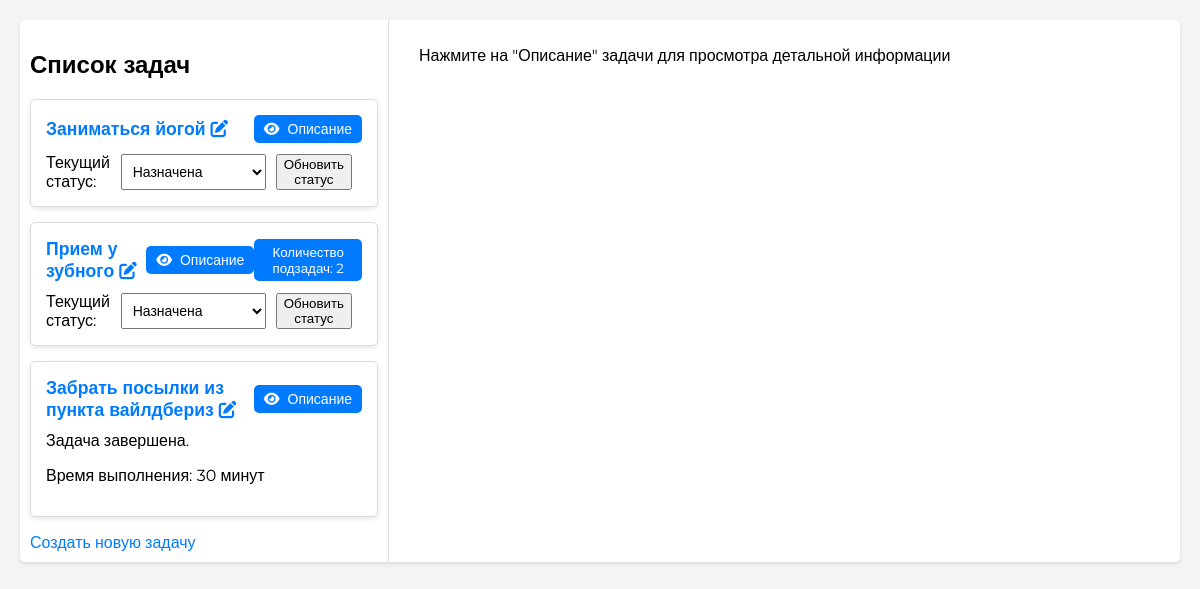
Before: / with the older database file.
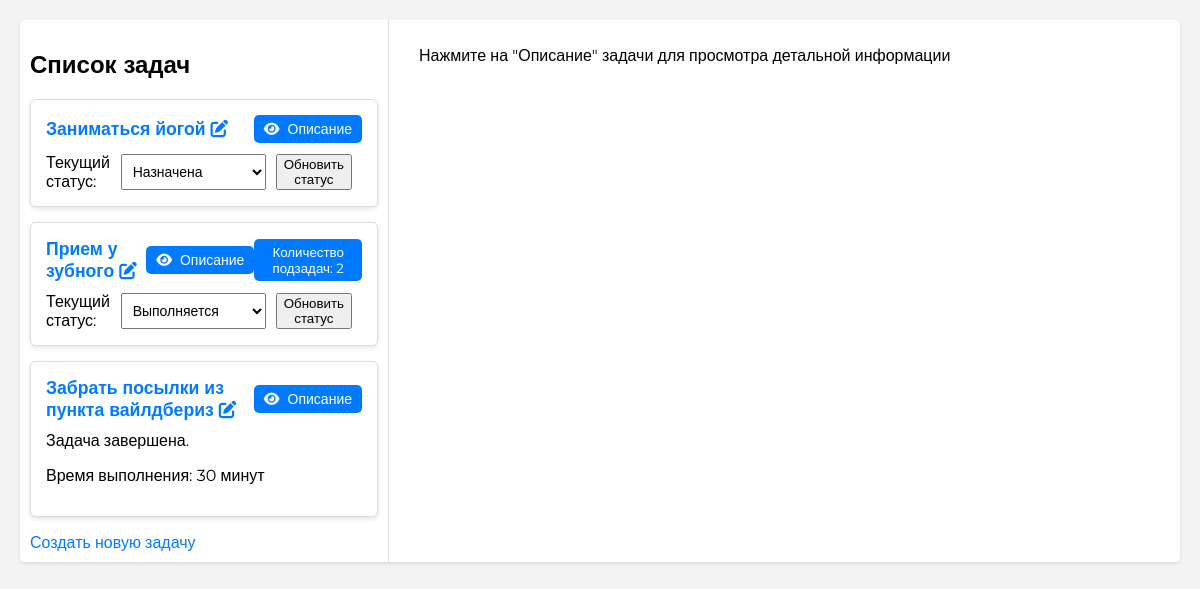
After: the same page with the newer database file.
### tasks/models.py (models this page shows, shortened)
class Task(models.Model):
    STATUS_CHOICES = [
        ("assigned", "Назначена"),
        ("in_progress", "Выполняется"),
        ("paused", "Приостановлена"),
        ("completed", "Завершена"),
    ]
    name: str = models.CharField(max_length=255)  # Название
    description: str = models.TextField(blank=True)  # Описание
    performers: str = models.CharField(max_length=255, blank=True)  # Список исполнителей в виде строки
    created_at: timezone.datetime = models.DateTimeField(default=timezone.now)  # Дата и время создания
    status: str = models.CharField(max_length=50, choices=STATUS_CHOICES, default="assigned")  # Статус
    planned_effort: float = models.FloatField(default=0.0)  # Плановое время выполнения
    actual_effort: float = models.FloatField(default=0.0)  # Фактическое время
    completed_at: Optional[timezone.datetime] = models.DateTimeField(null=True, blank=True)  # Дата завершения (опционально)
    parent: Optional["Task"] = models.ForeignKey(
        "self", related_name="subtasks", on_delete=models.CASCADE, null=True, blank=True
    )  # Ссылка на родительскую задачу, если это подзадача
    def calculate_efforts(self) -> Dict[str, float]:
        subtask_planned_effort = sum(
            subtask.planned_effort for subtask in self.subtasks.all()
        )
        subtask_actual_effort = sum(
            subtask.actual_effort for subtask in self.subtasks.all()
        )
        return {
            "task_planned_effort": self.planned_effort,
            "subtask_planned_effort": subtask_planned_effort,
            "task_actual_effort": self.actual_effort,
            "subtask_actual_effort": subtask_actual_effort,
            "total_planned_effort": self.planned_effort + subtask_planned_effort,
            "total_actual_effort": self.actual_effort + subtask_actual_effort,
        }
    @property
    def total_actual_effort(self) -> float:
        return self.calculate_efforts()['total_actual_effort']

### tasks/views.py (the view)
# urls.py: path('', views.TaskListView.as_view(), name='task_list'),  # Главная страница
class TaskListView(ListView):
    model = Task
    template_name = 'tasks/task_list.html'
    context_object_name = 'tasks'
    def get_context_data(self, **kwargs: Any) -> Dict[str, Any]:
        context = super().get_context_data(**kwargs)
        return context

### tasks/templates/tasks/task_list.html (shortened to what this page needs)
{% extends "base.html" %}
{% load custom_filters %}
{% block content %}
<div id="container">
    <div id="tree">
        <h2>Список задач</h2>
        {% if tasks %}
            <ul id="task-tree">
                {% for task in tasks %}
                    {% if not task.parent %}
                        {% include "tasks/task_tree_item.html" with task=task %}
                    {% endif %}
                {% endfor %}
            </ul>
        {% else %}
            <p>Можно отдыхать, задач нет</p>
        {% endif %}
        <a href="{% url 'create_task' %}" class="btn btn-primary">Создать новую задачу</a>
    </div>
    <div id="details">
        {% if selected_task %}
            <h3>{{ selected_task.name }}</h3>
            <p><strong>Описание:</strong> {{ selected_task.description }}</p>
            <p><strong>Исполнители:</strong> {{ selected_task.performers }}</p>
            <p><strong>Статус:</strong> {{ selected_task.get_status_display }}</p>
            <p><strong>Плановая трудоёмкость:</strong> {{ selected_task.planned_effort|time_label }}</p>
            <p><strong>Фактическое время выполнения:</strong> {{ selected_task.actual_effort|time_label }}</p>
            <p><strong>Дата создания:</strong> {{ selected_task.created_at }}</p>
            <p><strong>Дата завершения:</strong> {{ selected_task.completed_at|time_label }}</p>
            {% if selected_task.is_terminal %}
                <a class="delete-link" href="{% url 'delete_task' selected_task.id %}">Удалить</a>
            {% else %}
                <p>Нельзя удалить, есть подзадачи</p>
            {% endif %}
            <a href="{% url 'create_subtask' selected_task.id %}" class="btn btn-secondary">Создать подзадачу</a>
        {% elif tasks %}
            <p>Нажмите на "Описание" задачи для просмотра детальной информации</p>
        {% endif %}
    </div>
</div>
{% endblock %}

### tasks/templates/tasks/task_tree_item.html (shortened to what this page needs)
{% load custom_filters %}
<li class="task-item">
    <div class="task-header">
        <a href="{% url 'edit_task' task.pk %}">
            {{ task.name }}
            <i class="fas fa-edit" title="Редактировать"></i>
        </a>
        <button class="view-details" data-task-id="{{ task.pk }}">
            <i class="fas fa-eye" title="Показать детали"></i>Описание
        </button>
        {% if task.subtasks.exists %}
            <button class="toggle-subtasks" data-task-id="{{ task.pk }}" data-count="{{ task.subtasks.count }}">
                Количество подзадач: {{ task.subtasks.count }}
            </button>
        {% endif %}
    </div>
    <div class="task-status">
        {% if task.status != 'completed' %}
        <form class="status-form" data-task-id="{{ task.pk }}" method="post" action="{% url 'update_task_status' task.pk %}">
            <label for="status-select-{{ task.pk }}" class="status-label">
                Текущий статус:
            </label>
            <select id="status-select-{{ task.pk }}" name="status" class="status-select">
                {% for status, status_display in task.STATUS_CHOICES %}
                    <option value="{{ status }}" {% if status == task.status %}selected{% endif %}>
                        {{ status_display }}
                    </option>
                {% endfor %}
            </select>
            <button type="submit">Обновить статус</button>
        </form>
        {% else %}
            <span>Задача завершена.</span>
        {% endif %}
    </div>
    {% if task.status == 'completed' %}
        <p>Время выполнения: {{ task.total_actual_effort|time_label }}</p>
    {% endif %}
</li>

Changed rows visible on the page:
changed Task "Прием у зубного": status "Назначена" → "Выполняется"
